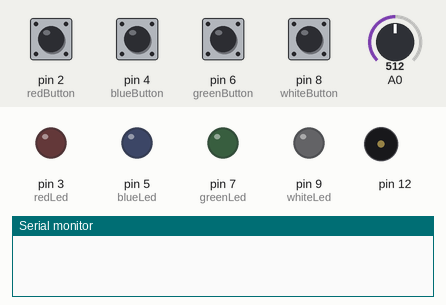
Simulated run of this sketch. Board: Arduino Uno, built with avr-gcc and run on an emulated ATmega328P. Parts: output pins drawn as LEDs (lit = HIGH), buzzer (waves = sounding), the last lines printed to the serial monitor. The inputs (shaded band) are chosen by the test bench; at power-on: pin 2 (redButton), pin 4 (blueButton), pin 6 (greenButton), pin 8 (whiteButton) LOW, A0 = 512. Random numbers use the default seed unless the sketch sets one.

Above: at 4.2 s.
4.3 s: pin 2 (redButton) pulled HIGH for 3.2 s
At 5.8 s:
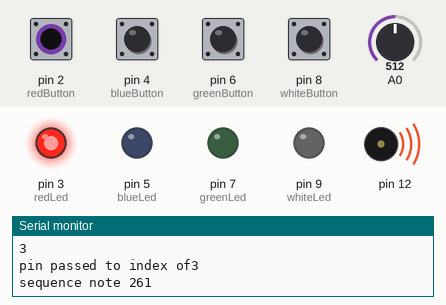
10.0 s: pin 4 (blueButton) pulled HIGH for 0.15 s
At 10.8 s:
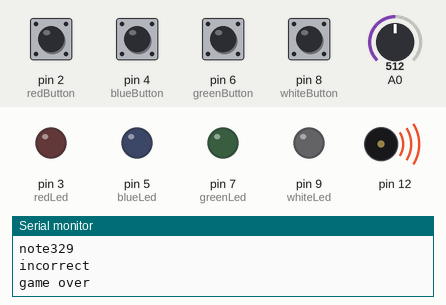
11.9 s: pin 2 (redButton) pulled HIGH for 0.15 s
At 14.4 s:
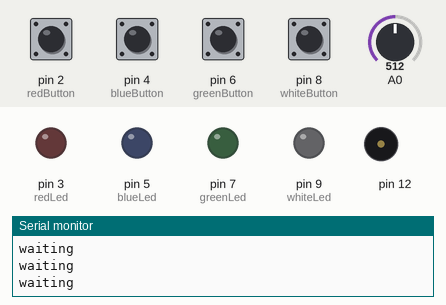
15.0 s: pin 6 (greenButton) pulled HIGH for 0.15 s
At 15.4 s:
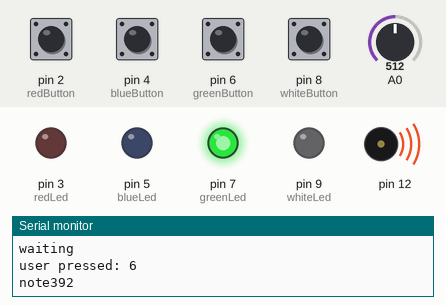
17.0 s: pin 2 (redButton) pulled HIGH for 1 s
At 19.5 s:
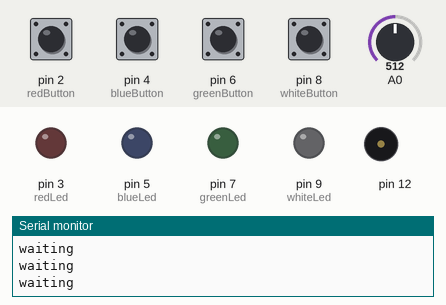
Timing chart, 0 to 25.8 s (numbered marks = the images above; inputs shaded):
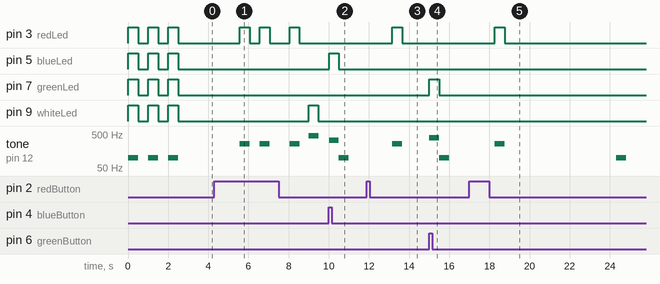

Measured:
- after the input at 4.3 s, pin 3 (redLed): goes HIGH 0.50 s, LOW 0.50 s, HIGH 0.50 s, LOW 1.0 s, HIGH 0.48 s, then LOW, starting after 1.3 s; pin 9 (whiteLed): LOW → HIGH after 4.7 s, → LOW 0.48 s later; tone on pin 12: plays 261 Hz for 0.50 s, 261 Hz for 0.50 s, 261 Hz for 0.50 s, 440 Hz for 0.50 s, starting after 1.3 s
- after the input at 10.0 s, pin 5 (blueLed): LOW → HIGH at once, → LOW 0.48 s later; tone on pin 12: silent → 329 Hz at once, → 100 Hz 0.48 s later, → silent 0.50 s later
- after the input at 11.9 s, pin 3 (redLed): LOW → HIGH after 1.3 s, → LOW 0.50 s later; tone on pin 12: silent → 261 Hz after 1.3 s, → silent 0.50 s later
- after the input at 15.0 s, pin 7 (greenLed): LOW → HIGH at once, → LOW 0.50 s later; tone on pin 12: silent → 392 Hz at once, → 100 Hz 0.50 s later, → silent 0.50 s later
- after the input at 17.0 s, pin 3 (redLed): LOW → HIGH after 1.3 s, → LOW 0.50 s later; tone on pin 12: silent → 261 Hz after 1.3 s, → silent 0.50 s later, → 100 Hz 5.6 s later, → silent 0.50 s later

The sketch:

simon_syas.ino
```cpp
/*
  Simon Says! by awdriggs

  State change detection (edge detection) from Tom Igoe
  https://www.arduino.cc/en/Tutorial/BuiltInExamples/StateChangeDetection

  chatgpt helped write the loop to check all the buttons

  need to write the win condition
*/

// this constant won't change:
//attach buttons,
//REFACTOR this could be abstracted some into an array
const int redButton = 2;
const int blueButton = 4;
const int greenButton = 6;
const int whiteButton = 8;
const int resetButton = 14;
const int buttonPins[] = { redButton, blueButton, greenButton, whiteButton };

//attch leds
//REFACTOR could also be abstracted some
const int redLed = 3;
const int blueLed = 5;  // the pin that the LED is attached to
const int greenLed = 7;
const int whiteLed = 9;
const int resetLed = 15;

//button states
int currStates[4] = { 0, 0, 0, 0 };  //initialize states to 0
int prevStates[4] = { 0, 0, 0, 0 };
int startButtonState = 0;

bool playing = false;

int allLights[4] = { redLed, blueLed, greenLed, whiteLed };
const int sequenceLength = 100;
int sequence[sequenceLength];  //get to 100 and you win! need to write a win condition!
int sequenceIndex = 0;         //keep track of the current index, start at 0
int userIndex = 0;             //keep track of the users inputs. maybe this should go in the checkbuttons
int pause = 500;               //will get less and less as the sequence moves on.
int timeLimit = 100;           //about 100 * 50 = 5000 seconds right now?

//notes
int notes[] = { 261, 329, 392, 440 };

void setup() {
  // initialize the button pin as a input:
  // REFACTOR could put this in a loop
  pinMode(redButton, INPUT);
  pinMode(blueButton, INPUT);
  pinMode(greenButton, INPUT);
  pinMode(whiteButton, INPUT);
  //pinMode(resetButton, INPUT);
  // initialize the LED as an output:
  pinMode(redLed, OUTPUT);
  pinMode(blueLed, OUTPUT);
  pinMode(greenLed, OUTPUT);
  pinMode(whiteLed, OUTPUT);
  //pinMode(resetLed, OUTPUT);

  // initialize serial communication:
  Serial.begin(9600);

  //calculate the entire sequence
  //TODO add a random seed
  //generateSequence();


  //flash the lights a few times, to get started
  for (int i = 0; i < 3; i++) {
    flashLights();  //flash all lights on and off at the start, also used for a lose sequence
  }
}

void loop() {
  int numLoops = 0;
  while (!playing) {
    if (startButtonCheck()) {
      //Serial.println("push a start");
      reset(); //resets the sequence an important varialbes
      playing = true;
      digitalWrite(redLed, LOW);  //make sure the light is off
      break;                      //break and hit the sequence
    }

    //flash reset light as a test
    if (numLoops % 200000 == 0) {
      digitalWrite(redLed, LOW);
    } else if (numLoops % 100000 == 0) {
      digitalWrite(redLed, HIGH);
    }
    //Serial.println(numLoops);
    numLoops++;
  }

  if (playing) {  //check to see if you are playing
    Serial.println("start");

    delay(1000);
    playSequence();
    // Serial.println("end");
    //delay(100);

    Serial.println("user's turn");

    //loop until playing is false, how? either a the time limit is hit or a wrong button is pressed
    int timeTaken = 0;  //in loops
    userIndex = 0;      //reset user index to check a new sequence

    while (true) {                                       //repeats until a false button is pressed or the users has keyed in the whole sequence
      int buttonPressed = checkButtons();                //returns the button pin or -1 if no checked buttons are pressed
      if (buttonPressed >= 0) {                          //heard a button!
        if (buttonPressed + 1 == sequence[userIndex]) {  //check to see if the button matches the light, light is always one more than the button pin
          Serial.println("correct");
          timeTaken = 0;  //reset for next round

          //users has the whole sequence correct!
          if (userIndex == sequenceIndex) {
            sequenceIndex++;  //increase the sequence count
            checkWin();
            pause -= 25;      //make it harder for the next round
            Serial.println(pause);
            break;  //break out of the while loop and play
          } else {
            userIndex++;  //button was right so move to the next light in sequence
            continue;     //repeat the while loop
          }
        } else {
          Serial.println("incorrect");
          playing = false;  //set playing to false
          break;
          //thisRound = false;
        }
      }
      Serial.println("waiting");
      delay(50);  //delay to give the user time, this could increase to make the game harder
      timeTaken++;


      if (timeTaken > timeLimit) {
        Serial.println("time is up");
        playing = false;
        break;  //time is up so end the game
      }
    }

    //game is over
    if (!playing) {
      Serial.println("game over");
      tone(12, 100, 500);
      delay(500);
      //play end sounds
    }
  }
}

void flashLights() {
  int flashSequence[4] = { redLed, blueLed, greenLed, whiteLed };

  for (int i = 0; i < 5; i++) {
    digitalWrite(flashSequence[i], HIGH);
    tone(12, notes[i], pause);
  }

  delay(pause);


  for (int i = 0; i < 5; i++) {
    digitalWrite(flashSequence[i], LOW);
  }

  delay(pause);
}

void playSequence() {
  for (int i = 0; i <= sequenceIndex; i++) {
    Serial.println(sequence[i]);
    digitalWrite(sequence[i], HIGH);
    // Serial.print("pin index");
    int noteIndex = getNote(sequence[i]);
    // Serial.println(index);
    tone(12, notes[noteIndex], 500);  //sequence index
    Serial.print("sequence note ");
    Serial.println(notes[i]);
    delay(pause);
    digitalWrite(sequence[i], LOW);
    delay(pause);
  }
}

int checkButtons() {
  updateStates();  //update before checking new states

  for (int i = 0; i < 4; ++i) {  //read the current state of each button
    currStates[i] = digitalRead(buttonPins[i]);
  }

  //Serial.println("checking buttons");
  for (int i = 0; i < 4; i++) {  //check for edges of each button
    if (currStates[i] != prevStates[i]) {
      if (currStates[i] == HIGH) {
        Serial.print("user pressed: ");
        Serial.println(buttonPins[i]);
        digitalWrite(allLights[i], HIGH);  //flash the lights
        tone(12, notes[i], pause);
        Serial.print("note");
        Serial.println(notes[i]);
        delay(pause);
        digitalWrite(allLights[i], LOW);

        //update states! needed here?

        return buttonPins[i];  //return the button that was pressed
      }
      // Delay a little bit to avoid bouncing
      //delay(50);
      //return buttonPins[i]; //return the pin that was pressed?
    }
  }

  //got to here?
  //delay(10); //for stabiltiy
  return -1;  //no button was pressed
}

void updateStates() {
  //update prevStates
  for (int i = 0; i < 4; i++) {
    prevStates[i] = currStates[i];
  }
}

int getNote(int pin) {
  Serial.print("pin passed to index of");
  Serial.println(pin);

  for (int a = 0; a < 4; a++) {
    // Serial.print("all lights ");
    // Serial.print(a);
    // Serial.println(allLights[a]);
    // Serial.println(allLights[a]);
    if (allLights[a] == pin) {
      return a;
    }
  }
  return -1;
}

bool startButtonCheck() {
  int buttonState = digitalRead(redButton);
  if (buttonState != startButtonState && buttonState == HIGH) {
    Serial.println("start");
    return true;
  } else {
    return false;
  }
  delay(50);
}

void generateSequence() {
  randomSeed(analogRead(0));
  for (int i = 0; i < sequenceLength; i++) {
    int randomIndex = random(0, 4);  //num lights
    Serial.println(randomIndex);
    sequence[i] = allLights[randomIndex];
  }
}

void reset() {
  generateSequence();
  sequenceIndex = 0;
  userIndex = 0;
  pause = 500;
}

void checkWin() {
  if (pause <= 0 || sequenceIndex == 100) {
    Serial.println("a win!");
    for (int i = 0; i < 3; i++) {
      flashLights();  //flash all lights on and off at the start
      playing = false; //reset playing to false
    }
  }
}
```
